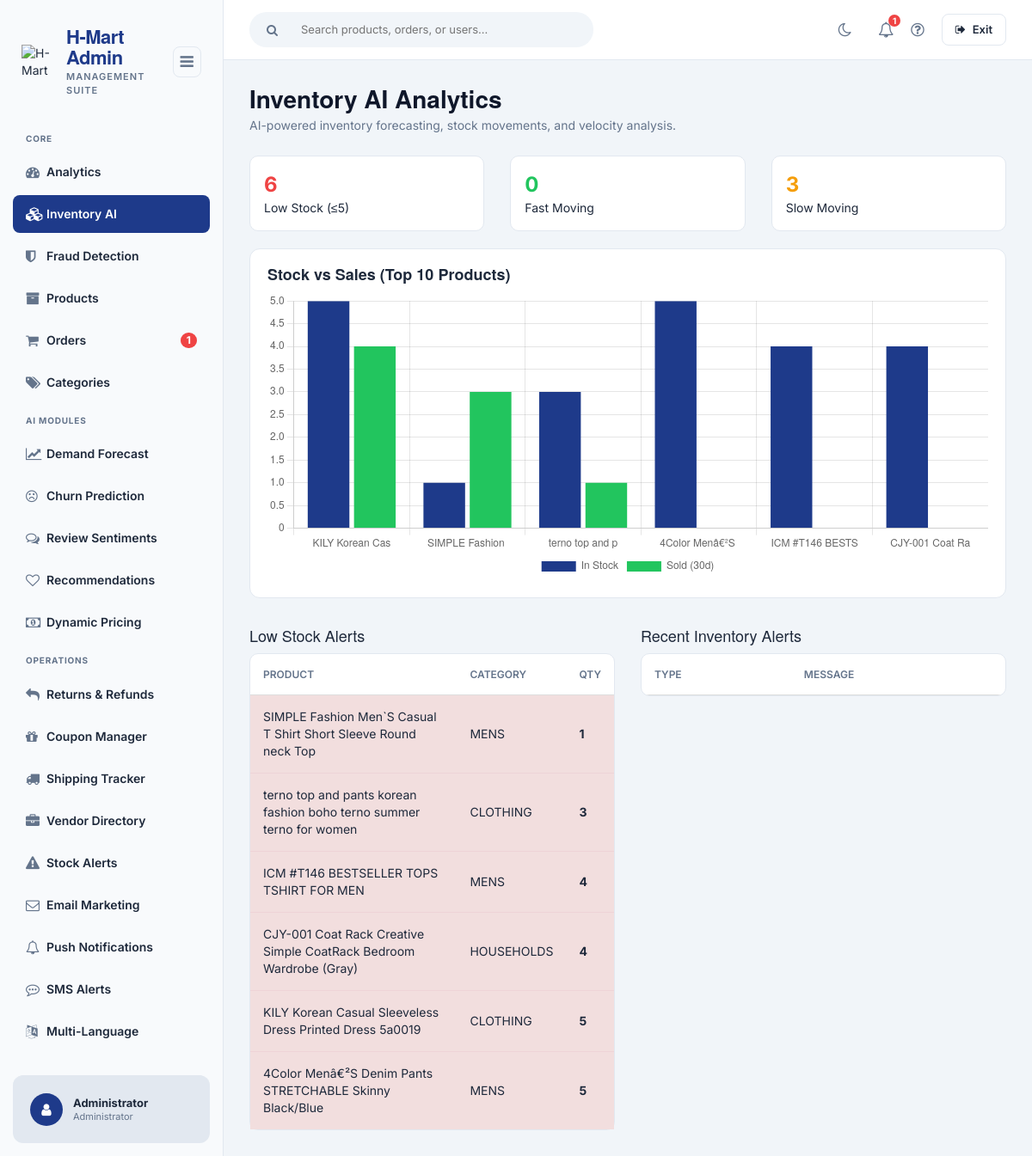
Screenshot of /admin/inventory/index.php (signed in) with the database file from the repository.
### tables this page shows
CREATE TABLE `tblproduct` (
  `PROID` int(11) NOT NULL,
  `PRODESC` varchar(255) DEFAULT NULL,
  `INGREDIENTS` varchar(255) NOT NULL,
  `PROQTY` int(11) DEFAULT NULL,
  `ORIGINALPRICE` double NOT NULL,
  `PROPRICE` double DEFAULT NULL,
  `CATEGID` int(11) DEFAULT NULL,
  `IMAGES` varchar(255) DEFAULT NULL,
  `PROSTATS` varchar(30) DEFAULT NULL,
  `OWNERNAME` varchar(90) NOT NULL,
  `OWNERPHONE` varchar(90) NOT NULL
);

CREATE TABLE `tblcategory` (
  `CATEGID` int(11) NOT NULL,
  `CATEGORIES` varchar(255) NOT NULL,
  `USERID` int(11) NOT NULL
);

### admin/inventory/index.php (called while the page is built, shortened)
<?php
$lowStock = InventoryAnalytics::getLowStockProducts();
$movement = InventoryAnalytics::getMovementReport();
require_once('../theme/templates.php');

### backend/include/database.php (called while the page is built, shortened)
<?php
class Database {
	var $sql_string = '';
	private $conn;
	public function open_connection() {
		$this->conn = mysqli_connect(server,user,pass);
		if(!$this->conn){
			echo "Problem in database connection! Contact administrator!";
			exit();
		}else{
			$db_select = mysqli_select_db($this->conn,database_name);
		}
	}
	function setQuery($sql='') {
		$this->sql_string=$sql;
	}
	function executeQuery() {
		$result = mysqli_query($this->conn,$this->sql_string);
		return $result;
	}
	private function confirm_query($result) {
		return $result;
	}
	function loadResultList( $key='' ) {
		$cur = $this->executeQuery();
		$array = array();
		if ($cur) {
			while ($row = mysqli_fetch_object($cur)) {
				if ($key) {
					$array[$row->$key] = $row;
				} else {
					$array[] = $row;
				}
			}
		}
		return $array;
	}
}
$mydb = new Database();
?>

### backend/include/inventory_analytics.php (called while the page is built, shortened)
<?php
class InventoryAnalytics
{
    public static function getLowStockProducts()
    {
        global $mydb;
        $t = (int) ML_LOW_STOCK_THRESHOLD;
        $mydb->setQuery("SELECT p.*, c.CATEGORIES FROM tblproduct p
            LEFT JOIN tblcategory c ON c.CATEGID = p.CATEGID
            WHERE p.PROQTY <= {$t} ORDER BY p.PROQTY ASC");
        return $mydb->loadResultList();
    }
    public static function getMovementReport()
    {
        global $mydb;
        $days = (int) ML_FAST_MOVING_DAYS;
        $mydb->setQuery("SELECT p.PROID, p.PRODESC, p.PROQTY, c.CATEGORIES,
            COALESCE(SUM(o.ORDEREDQTY), 0) AS units_sold,
            COALESCE(SUM(o.ORDEREDQTY * o.ORDEREDPRICE), 0) AS revenue
            FROM tblproduct p
            LEFT JOIN tblcategory c ON c.CATEGID = p.CATEGID
            LEFT JOIN tblorder o ON o.PROID = p.PROID
            LEFT JOIN tblsummary s ON s.ORDEREDNUM = o.ORDEREDNUM
                AND s.ORDEREDSTATS IN ('Confirmed','Delivered','Shipped')
                AND s.ORDEREDDATE >= DATE_SUB(NOW(), INTERVAL {$days} DAY)
            GROUP BY p.PROID, p.PRODESC, p.PROQTY, c.CATEGORIES
            ORDER BY units_sold DESC");
        return $mydb->loadResultList();
    }
}

### admin/inventory/inventory_content.php (the view, shortened to what this page needs)
<?php
$fast = [];
$slow = [];
$labels = [];
$stockQty = [];
$soldQty = [];
foreach ($movement as $m) {
    $labels[] = mb_substr($m->PRODESC, 0, 15);
    $stockQty[] = (int) $m->PROQTY;
    $soldQty[] = (int) $m->units_sold;
    if ((int) $m->units_sold === 0 && (int) $m->PROQTY > 0) $slow[] = $m;
}
?>
<div class="page-title-row" style="display:flex; justify-content:space-between; align-items:flex-end; margin-bottom:25px;">
    <div>
        <h1 style="font-weight:800; color:var(--primary); font-size:28px; margin:0 0 5px 0;">Inventory AI Analytics</h1>
        <p style="color:var(--text-muted); margin:0; font-size:14px;">AI-powered inventory forecasting, stock movements, and velocity analysis.</p>
    </div>
</div>
<div class="row" style="margin-bottom:20px;">
    <div class="col-md-4"><div class="inv-stat-card"><strong style="font-size:24px;color:#ef4444;"><?php echo count($lowStock); ?></strong>Low Stock (≤<?php echo ML_LOW_STOCK_THRESHOLD; ?>)</div></div>
    <div class="col-md-4"><div class="inv-stat-card"><strong style="font-size:24px;color:#22c55e;"><?php echo count($fast); ?></strong>Fast Moving</div></div>
    <div class="col-md-4"><div class="inv-stat-card"><strong style="font-size:24px;color:#f59e0b;"><?php echo count($slow); ?></strong>Slow Moving</div></div>
</div>
<div class="inv-chart-box">
    <h4>Stock vs Sales (Top 10 Products)</h4>
    <canvas id="invChart" height="120"></canvas>
</div>
<div class="row">
    <div class="col-md-6">
        <h4>Low Stock Alerts</h4>
        <div class="inv-table-wrap">
            <table class="table table-condensed">
                <thead><tr><th>Product</th><th>Category</th><th>Qty</th></tr></thead>
                <tbody>
                <?php if (empty($lowStock)) { ?><tr><td colspan="3" class="text-muted">All stock levels OK</td></tr>
                <?php } else { foreach ($lowStock as $p) { ?>
                    <tr class="danger"><td><?php echo htmlspecialchars($p->PRODESC); ?></td><td><?php echo $p->CATEGORIES; ?></td><td><strong><?php echo (int) $p->PROQTY; ?></strong></td></tr>
                <?php } } ?>
                </tbody>
            </table>
        </div>
    </div>
    <div class="col-md-6">
        <h4>Recent Inventory Alerts</h4>
        <div class="inv-table-wrap-scroll">
            <table class="table table-condensed">
                <thead><tr><th>Type</th><th>Message</th></tr></thead>
            </table>
        </div>
    </div>
</div>
<script>
new Chart(document.getElementById('invChart'), {
    type: 'bar',
    data: {
        labels: <?php echo json_encode($labels); ?>,
        datasets: [
            { label: 'In Stock', data: <?php echo json_encode($stockQty); ?>, backgroundColor: '#1e3a8a' },
            { label: 'Sold (<?php echo ML_FAST_MOVING_DAYS; ?>d)', data: <?php echo json_encode($soldQty); ?>, backgroundColor: '#22c55e' }
        ]
    },
    options: { responsive: true, plugins: { legend: { position: 'bottom' } } }
});
</script>

### admin/theme/templates.php (style rules this page uses)
:root { --primary: #0f172a; --primary-light: #1e3a8a; --sidebar-bg: #f8fafc; --bg-color: #f1f5f9; --text-main: #1e293b; --text-muted: #64748b; --border-color: #e2e8f0; --card-bg: #ffffff; --card-header-bg: #ffffff; --hover-bg: #e2e8f0; --table-header-bg: #f8fafc; --shadow: 0 4px 6px rgba(0,0,0,0.02); }
body { font-family: 'Inter', sans-serif; background-color: var(--bg-color); margin: 0; padding: 0; color: var(--text-main); overflow-x: hidden; }
.admin-content-wrapper .table { margin-bottom: 0; }
.admin-content-wrapper .table th { border-bottom-width: 1px; color: var(--text-muted); font-weight: 600; font-size: 12px; text-transform: uppercase; padding: 15px; }
.admin-content-wrapper .table td { vertical-align: middle; padding: 15px; font-size: 14px; border-color: var(--border-color); }

### admin/inventory/inventory_content.php (style rules this page uses)
.inv-stat-card { background: var(--card-bg, #fff); padding: 16px; border-radius: 10px; border: 1px solid var(--border-color, #e2e8f0); transition: background 0.25s, border-color 0.25s; }
.inv-stat-card strong { display: block; }
.inv-chart-box { background: var(--card-bg, #fff); border-radius: 12px; padding: 20px; border: 1px solid var(--border-color, #e2e8f0); margin-bottom: 24px; transition: background 0.25s, border-color 0.25s; }
.inv-chart-box h4 { margin-top: 0; font-weight: 700; color: var(--text-main, #1e293b); }
.inv-table-wrap { background: var(--card-bg, #fff); border-radius: 10px; border: 1px solid var(--border-color, #e2e8f0); transition: background 0.25s, border-color 0.25s; }
.inv-table-wrap-scroll { background: var(--card-bg, #fff); border-radius: 10px; border: 1px solid var(--border-color, #e2e8f0); max-height: 320px; overflow-y: auto; transition: background 0.25s, border-color 0.25s; }

### rows the page displays
tblproduct: PRODESC "SIMPLE Fashion Men`S Casual T Shirt Short Sleeve Round neck Top", CATEGID.CATEGORIES "MENS", PROQTY "1"
tblproduct: PRODESC "terno top and pants korean fashion boho terno summer terno for women", CATEGID.CATEGORIES "CLOTHING", PROQTY "3"
tblproduct: PRODESC "ICM #T146 BESTSELLER TOPS TSHIRT FOR MEN", CATEGID.CATEGORIES "MENS", PROQTY "4"
tblproduct: PRODESC "CJY-001 Coat Rack Creative Simple CoatRack Bedroom Wardrobe (Gray)", CATEGID.CATEGORIES "HOUSEHOLDS", PROQTY "4"
tblproduct: PRODESC "KILY Korean Casual Sleeveless Dress Printed Dress 5a0019", CATEGID.CATEGORIES "CLOTHING", PROQTY "5"
tblproduct: PRODESC "4Color Menâ€²S Denim Pants STRETCHABLE Skinny Black/Blue", CATEGID.CATEGORIES "MENS", PROQTY "5"

### other values shown
$res "1"
$_SESSION['U_NAME'] "Administrator"
$_SESSION['U_ROLE'] "Administrator"
count($lowStock) "6"
ML_LOW_STOCK_THRESHOLD "5"
count($fast) "0"
count($slow) "3"
chart data {{ json_encode($stockQty) }} [5,1,3,5,4,4]
chart data {{ json_encode($soldQty) }} [4,3,1,0,0,0]
